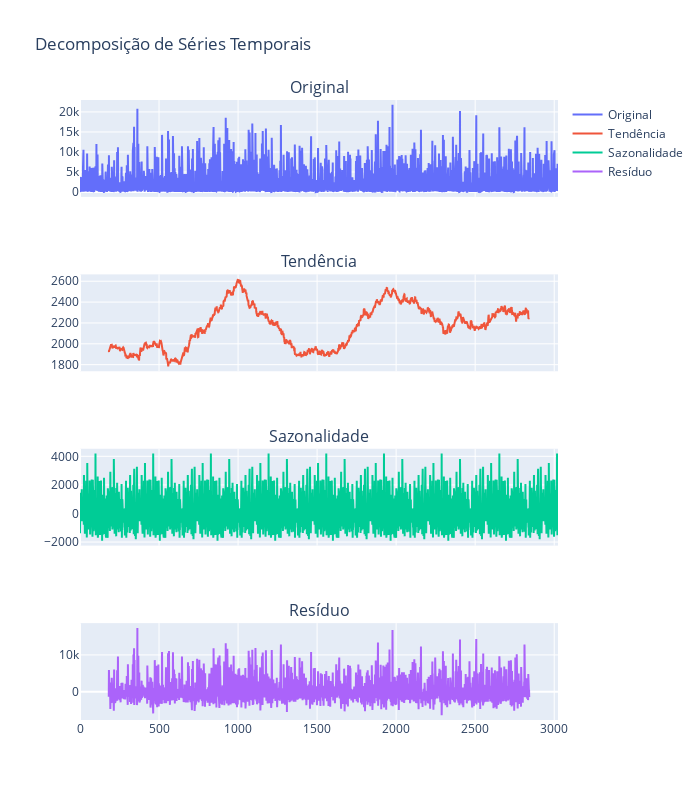

Notebook source saved alongside this figure:
### Code cell
import plotly.graph_objs as go
from plotly.subplots import make_subplots

# Criando subplots
fig = make_subplots(rows=4, cols=1, shared_xaxes=True, subplot_titles=('Original', 'Tendência', 'Sazonalidade', 'Resíduo'))

# Adicionando a série original
fig.add_trace(go.Scatter(x=df_filtrado.index, y=df_filtrado['quantidade'], name='Original'), row=1, col=1)

# Adicionando a tendência
fig.add_trace(go.Scatter(x=df_filtrado.index, y=decomposition.trend, name='Tendência'), row=2, col=1)

# Adicionando a sazonalidade
fig.add_trace(go.Scatter(x=df_filtrado.index, y=decomposition.seasonal, name='Sazonalidade'), row=3, col=1)

# Adicionando o resíduo
fig.add_trace(go.Scatter(x=df_filtrado.index, y=decomposition.resid, name='Resíduo'), row=4, col=1)

# Atualizando o layout
fig.update_layout(height=800, width=700, title_text="Decomposição de Séries Temporais")
fig.show()

### Figure 1 — Plotly figure (JSON) as saved in the notebook; plotly's stock layout.template omitted (floating-point values rounded to 4 significant figures; data arrays with more than 128 entries replaced by an {"elided": "..."} marker saying what was removed)
{"data": [{"name": "Original", "type": "scatter", "x": {"elided": "3025 int values"}, "xaxis": "x", "y": {"elided": "3025 int values"}, "yaxis": "y"}, {"name": "Tendência", "type": "scatter", "x": {"elided": "3025 int values"}, "xaxis": "x2", "y": {"elided": "3025 float values"}, "yaxis": "y2"}, {"name": "Sazonalidade", "type": "scatter", "x": {"elided": "3025 int values"}, "xaxis": "x3", "y": {"elided": "3025 float values"}, "yaxis": "y3"}, {"name": "Resíduo", "type": "scatter", "x": {"elided": "3025 int values"}, "xaxis": "x4", "y": {"elided": "3025 float values"}, "yaxis": "y4"}], "layout": {"annotations": [{"font": {"size": 16}, "showarrow": false, "text": "Original", "x": 0.5, "xanchor": "center", "xref": "paper", "y": 1, "yanchor": "bottom", "yref": "paper"}, {"font": {"size": 16}, "showarrow": false, "text": "Tendência", "x": 0.5, "xanchor": "center", "xref": "paper", "y": 0.7188, "yanchor": "bottom", "yref": "paper"}, {"font": {"size": 16}, "showarrow": false, "text": "Sazonalidade", "x": 0.5, "xanchor": "center", "xref": "paper", "y": 0.4375, "yanchor": "bottom", "yref": "paper"}, {"font": {"size": 16}, "showarrow": false, "text": "Resíduo", "x": 0.5, "xanchor": "center", "xref": "paper", "y": 0.1562, "yanchor": "bottom", "yref": "paper"}], "height": 800, "title": {"text": "Decomposição de Séries Temporais"}, "width": 700, "xaxis": {"anchor": "y", "domain": [0, 1], "matches": "x4", "showticklabels": false}, "xaxis2": {"anchor": "y2", "domain": [0, 1], "matches": "x4", "showticklabels": false}, "xaxis3": {"anchor": "y3", "domain": [0, 1], "matches": "x4", "showticklabels": false}, "xaxis4": {"anchor": "y4", "domain": [0, 1]}, "yaxis": {"anchor": "x", "domain": [0.8438, 1]}, "yaxis2": {"anchor": "x2", "domain": [0.5625, 0.7188]}, "yaxis3": {"anchor": "x3", "domain": [0.2812, 0.4375]}, "yaxis4": {"anchor": "x4", "domain": [0, 0.1562]}}}
